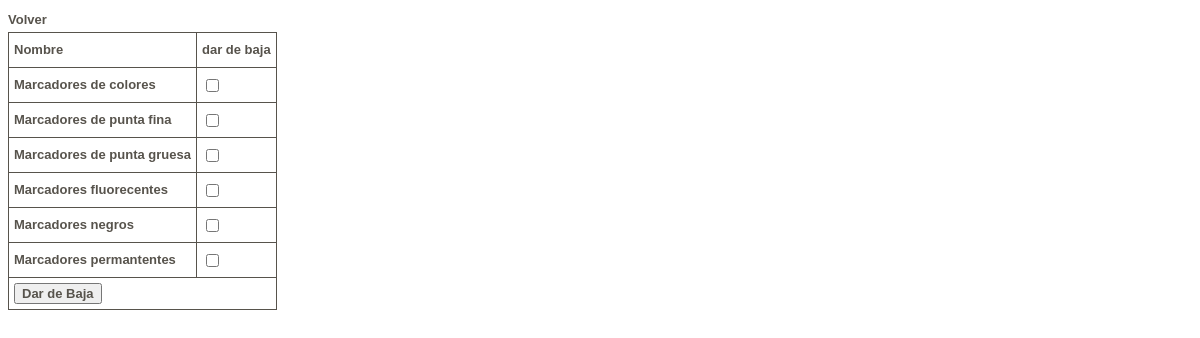
Page /prod_baja.php on the committed database.
### tables this page shows
CREATE TABLE IF NOT EXISTS `producto` (
  `id` int(11) NOT NULL AUTO_INCREMENT,
  `descripcion` varchar(255) NOT NULL,
  PRIMARY KEY (`id`)
);

### prod_baja.php (the view, shortened to what this page needs)
<html>
<head>
	<link rel="stylesheet" type="text/css" href="styles.css">
</head>
<body>
<a href='index.php'>Volver</a><br />
<?php
$sql = "select * from producto order by descripcion asc";
$res = mysql_query($sql);
if (mysql_num_rows($res))    {
     echo '<form action="?" method=POST>';
     echo '<table cellspacing="0">';
     echo '<tr><td>Nombre</td><td>dar de baja</td></tr>';
     $c=1;
     while ($row = mysql_fetch_array($res))  {
          echo '<tr>';
          echo '<td>'.$row['descripcion'].'</td>';
          echo '<td><input type=checkbox name=check'.$c.' value='.$row['id'].'></td>';
          echo '</tr>';
          $c++;
     }
     echo '<tr>';
     echo '<td colspan="2"><input value="Dar de Baja" type="submit" name="subgrabar"></td>';
     echo '</tr>';
     echo '</table>';
     echo '</form>';
} else {
     echo 'No se encontraron categorias';
}
?>
</body>
</html>

### styles.css (style rules this page uses)
* { font-family: Arial, Helvetica, sans-serif; font-size: 13px; font-weight: bold; color: #57534c; text-decoration: none; line-height: 24px; }
table { border-top: 1px solid #57534c; border-right: 1px solid #57534c; padding: 0 }
td { border-bottom: 1px solid #57534c; border-left: 1px solid #57534c; padding: 5px }

### rows in the picture
producto: descripcion "Marcadores de colores"
producto: descripcion "Marcadores de punta fina"
producto: descripcion "Marcadores de punta gruesa"
producto: descripcion "Marcadores fluorecentes"
producto: descripcion "Marcadores negros"
producto: descripcion "Marcadores permantentes"
